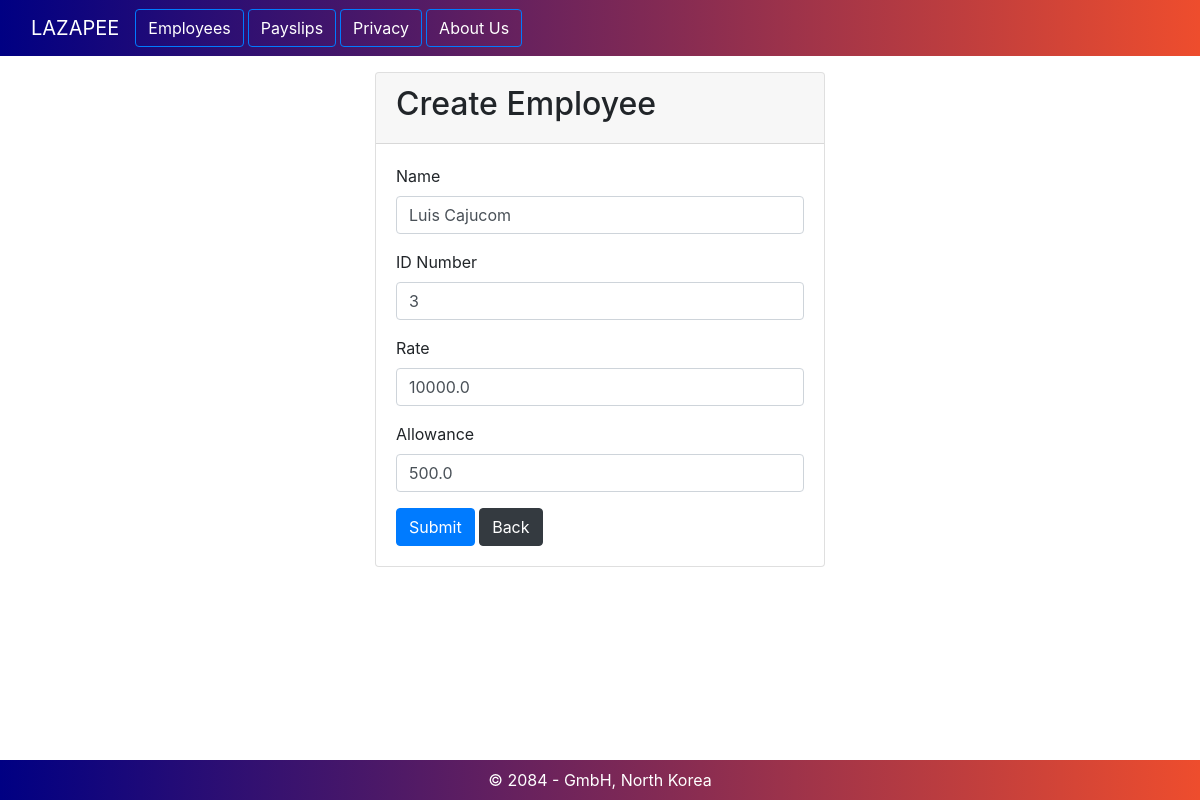
The app's page /update_employee/3/ with its own data.
### payroll_app/models.py (models this page shows, shortened)
class Employee(models.Model):
    name = models.CharField(max_length=300)
    id_number = models.CharField(max_length=300)
    rate = models.FloatField()
    overtime_pay = models.FloatField(null=True, blank=True)
    allowance = models.FloatField(null=True, blank=True)

### payroll_app/views.py (the view)
# urls.py: path('update_employee/<int:id_number>/', views.update_employee, name='update_employee'),
def update_employee(request, id_number):
    if(request.method=="POST"):
        name = request.POST.get('name')
        id_number1 = request.POST.get('id_number')
        rate = request.POST.get('rate')
        allowance = request.POST.get('allowance')
        try:
            Employee.objects.filter(id_number=id_number).update(name=name, id_number=id_number1, rate=rate, allowance=allowance)
            return redirect('employees')
        except:
            return redirect('add_employee')
    else:
        employee_object = get_object_or_404(Employee, id_number=id_number)
        return render(request, 'payroll_app/update_employee.html', {'x':employee_object})

### payroll_app/templates/payroll_app/update_employee.html (shortened to what this page needs)
{% extends 'payroll_app/base.html' %}
{% load static %}
{% block content %}
<form method="POST" action="{% url 'update_employee' id_number=x.id_number %}">{% csrf_token %}
    <div class="container" style="justify-content:center;display:flex;">
        <div class="card" style="width:450px;">
            <div class="card-header"> <h2> Create Employee </h2></div>
            <div class="card-body">
                <div class="form-group">
                <label for="name">Name</label>
                <input type="text" class="form-control" id="name" name="name" value="{{x.name}}">
                </div>
                <div class="form-group">
                <label for="id_number">ID Number</label>
                <input type="text" class="form-control" id="id_number" name="id_number" value="{{x.id_number}}">
                </div>
                <div class="form-group">
                <label for="rate">Rate</label>
                <input type="number" class="form-control" id="rate" name="rate" value="{{x.rate}}">
                </div>
                <div class="form-group">
                <label for="allowance">Allowance</label>
                <input type="number" class="form-control" id="allowance" name="allowance" value="{{x.allowance}}">
                </div>
                <button type="submit" class="btn btn-primary">Submit</button>
                <a href="{% url 'employees' %}"  class="btn btn-dark">Back</a>
            </div>
        </div>
        </div>
    </div>
{% endblock %}

### records on screen
Employee: name "Luis Cajucom", id_number "3", rate "10000.0", allowance "500.0"
